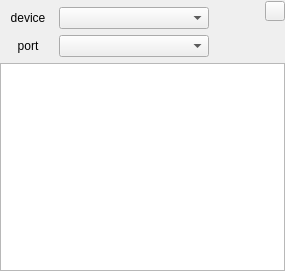
<?xml version="1.0" encoding="UTF-8"?>
<ui version="4.0">
 <class>MeasurementDevice</class>
 <widget class="QFrame" name="MeasurementDevice">
  <property name="geometry">
   <rect>
    <x>0</x>
    <y>0</y>
    <width>285</width>
    <height>271</height>
   </rect>
  </property>
  <property name="sizePolicy">
   <sizepolicy hsizetype="Fixed" vsizetype="Minimum">
    <horstretch>0</horstretch>
    <verstretch>0</verstretch>
   </sizepolicy>
  </property>
  <property name="minimumSize">
   <size>
    <width>285</width>
    <height>271</height>
   </size>
  </property>
  <property name="maximumSize">
   <size>
    <width>285</width>
    <height>16777215</height>
   </size>
  </property>
  <property name="baseSize">
   <size>
    <width>0</width>
    <height>100</height>
   </size>
  </property>
  <property name="windowTitle">
   <string>Device</string>
  </property>
  <layout class="QVBoxLayout" name="verticalLayout_4">
   <property name="leftMargin">
    <number>0</number>
   </property>
   <property name="topMargin">
    <number>0</number>
   </property>
   <property name="rightMargin">
    <number>0</number>
   </property>
   <property name="bottomMargin">
    <number>0</number>
   </property>
   <item>
    <layout class="QHBoxLayout" name="horizontalLayout">
     <property name="leftMargin">
      <number>3</number>
     </property>
     <item>
      <layout class="QVBoxLayout" name="verticalLayout">
       <property name="spacing">
        <number>0</number>
       </property>
       <item>
        <spacer name="verticalSpacer">
         <property name="orientation">
          <enum>Qt::Vertical</enum>
         </property>
         <property name="sizeType">
          <enum>QSizePolicy::Fixed</enum>
         </property>
         <property name="sizeHint" stdset="0">
          <size>
           <width>20</width>
           <height>7</height>
          </size>
         </property>
        </spacer>
       </item>
       <item>
        <widget class="QLabel" name="label">
         <property name="minimumSize">
          <size>
           <width>50</width>
           <height>0</height>
          </size>
         </property>
         <property name="baseSize">
          <size>
           <width>100</width>
           <height>0</height>
          </size>
         </property>
         <property name="text">
          <string>device</string>
         </property>
         <property name="alignment">
          <set>Qt::AlignCenter</set>
         </property>
        </widget>
       </item>
      </layout>
     </item>
     <item>
      <layout class="QVBoxLayout" name="verticalLayout_2">
       <property name="spacing">
        <number>0</number>
       </property>
       <item>
        <spacer name="verticalSpacer_2">
         <property name="orientation">
          <enum>Qt::Vertical</enum>
         </property>
         <property name="sizeType">
          <enum>QSizePolicy::Fixed</enum>
         </property>
         <property name="sizeHint" stdset="0">
          <size>
           <width>20</width>
           <height>7</height>
          </size>
         </property>
        </spacer>
       </item>
       <item>
        <widget class="QComboBox" name="deviceNameSelectBox">
         <property name="sizePolicy">
          <sizepolicy hsizetype="Minimum" vsizetype="Fixed">
           <horstretch>0</horstretch>
           <verstretch>0</verstretch>
          </sizepolicy>
         </property>
         <property name="minimumSize">
          <size>
           <width>150</width>
           <height>0</height>
          </size>
         </property>
        </widget>
       </item>
      </layout>
     </item>
     <item>
      <spacer name="horizontalSpacer">
       <property name="orientation">
        <enum>Qt::Horizontal</enum>
       </property>
       <property name="sizeHint" stdset="0">
        <size>
         <width>35</width>
         <height>21</height>
        </size>
       </property>
      </spacer>
     </item>
     <item>
      <layout class="QVBoxLayout" name="verticalLayout_3">
       <property name="spacing">
        <number>0</number>
       </property>
       <item>
        <widget class="QPushButton" name="closeButton">
         <property name="sizePolicy">
          <sizepolicy hsizetype="Fixed" vsizetype="Fixed">
           <horstretch>0</horstretch>
           <verstretch>0</verstretch>
          </sizepolicy>
         </property>
         <property name="minimumSize">
          <size>
           <width>20</width>
           <height>20</height>
          </size>
         </property>
         <property name="maximumSize">
          <size>
           <width>20</width>
           <height>20</height>
          </size>
         </property>
         <property name="sizeIncrement">
          <size>
           <width>20</width>
           <height>20</height>
          </size>
         </property>
         <property name="baseSize">
          <size>
           <width>20</width>
           <height>20</height>
          </size>
         </property>
         <property name="text">
          <string/>
         </property>
        </widget>
       </item>
       <item>
        <spacer name="verticalSpacer_3">
         <property name="orientation">
          <enum>Qt::Vertical</enum>
         </property>
         <property name="sizeType">
          <enum>QSizePolicy::Fixed</enum>
         </property>
         <property name="sizeHint" stdset="0">
          <size>
           <width>20</width>
           <height>7</height>
          </size>
         </property>
        </spacer>
       </item>
      </layout>
     </item>
    </layout>
   </item>
   <item>
    <layout class="QHBoxLayout" name="horizontalLayout_2">
     <property name="leftMargin">
      <number>3</number>
     </property>
     <item>
      <widget class="QLabel" name="label_2">
       <property name="minimumSize">
        <size>
         <width>50</width>
         <height>0</height>
        </size>
       </property>
       <property name="baseSize">
        <size>
         <width>100</width>
         <height>0</height>
        </size>
       </property>
       <property name="text">
        <string>port</string>
       </property>
       <property name="alignment">
        <set>Qt::AlignCenter</set>
       </property>
      </widget>
     </item>
     <item>
      <widget class="QComboBox" name="interfaceNameSelectBox">
       <property name="sizePolicy">
        <sizepolicy hsizetype="Preferred" vsizetype="Minimum">
         <horstretch>0</horstretch>
         <verstretch>0</verstretch>
        </sizepolicy>
       </property>
       <property name="minimumSize">
        <size>
         <width>150</width>
         <height>0</height>
        </size>
       </property>
      </widget>
     </item>
     <item>
      <spacer name="horizontalSpacer_2">
       <property name="orientation">
        <enum>Qt::Horizontal</enum>
       </property>
       <property name="sizeHint" stdset="0">
        <size>
         <width>60</width>
         <height>20</height>
        </size>
       </property>
      </spacer>
     </item>
    </layout>
   </item>
   <item>
    <widget class="QTableWidget" name="parameterTableWidget">
     <property name="sizePolicy">
      <sizepolicy hsizetype="Preferred" vsizetype="Expanding">
       <horstretch>0</horstretch>
       <verstretch>0</verstretch>
      </sizepolicy>
     </property>
     <property name="editTriggers">
      <set>QAbstractItemView::NoEditTriggers</set>
     </property>
     <property name="tabKeyNavigation">
      <bool>false</bool>
     </property>
     <property name="showDropIndicator" stdset="0">
      <bool>false</bool>
     </property>
     <property name="dragDropOverwriteMode">
      <bool>false</bool>
     </property>
     <attribute name="verticalHeaderVisible">
      <bool>false</bool>
     </attribute>
     <attribute name="verticalHeaderHighlightSections">
      <bool>false</bool>
     </attribute>
    </widget>
   </item>
  </layout>
 </widget>
 <resources/>
 <connections/>
</ui>
